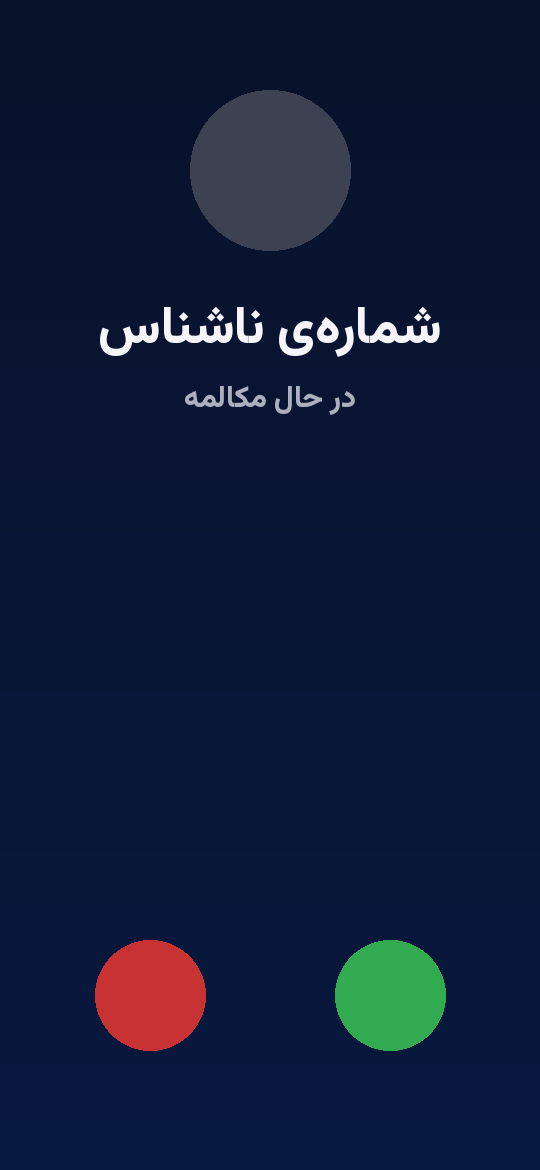
#> input picture blender/zombie_center/episodes/ep01/tex/sc005_call.png, 540 x 1170 px
$ python -i post.py   (imports and definitions only)
#> lines starting #> are read from the running program, lines starting #| are printed output that depends on the picture
"""EP01 post: cold-open hook + SC001–SC005, Persian captions, branding, full ElevenLabs sound mix.

    python3 blender/zombie_center/episodes/ep01/post.py [preview]

Reads the rendered frames (out/sc00N/f_####.png, 1280x720; `preview` uses prev_####.png held for 2 frames),
the real event frames of SC003/SC004 (out/sc00N/events.json), the voices (audio/voice) and effects (audio/sfx).
Writes out/EP01/:
  EP01_final.mp4      captions + sound (the episode to publish)
  EP01_nocaptions.mp4 sound, no captions
  EP01_silent.mp4     captions, no sound (rule: always keep a version without sound)
  EP01_mix.wav, EP01_captions.srt
Branding on every frame: logo top-left, «مرکز زامبی‌ها · قسمت ۱» top-right (blender/brand/brand.py, no Blender credit).
Mix rules (CLAUDE.md): every line loudnorm -16, effects ducked ~13 dB under speech, phone colour light.
"""
import os, sys, json, glob, subprocess
import numpy as np
from PIL import Image, ImageDraw, ImageFont

HERE = os.path.dirname(os.path.abspath(__file__))
sys.path.insert(0, os.path.join(HERE, "..", "..", "..", "brand"))
from brand import overlay                                                         # noqa: E402

PREVIEW = len(sys.argv) > 1 and sys.argv[1] == "preview"
FPS, W, H, SR = 24, 1280, 720, 48000
TITLE = "مرکز زامبی‌ها · قسمت ۱"
FONT = os.path.join(HERE, "..", "..", "..", "fonts", "Vazirmatn-FD-ExtraBold.ttf")
# [1 line not run here, left out]
VO = os.path.join(HERE, "audio", "voice"); FX = os.path.join(HERE, "audio", "sfx")
# [2 lines not run here, left out]

# ---------------------------------------------------------------- the cut: (scene dir, first frame, last frame)
# [2 lines that did not run here, left out]
HOOK = [("black", 0, int(0.8 * FPS)), ("sc001", 889, 922), ("video", 650, 702), ("sc001", 712, 745),
        ("sc001", 1030, 1053), ("title", 0, int(1.2 * FPS))]


# [12 lines left out: functions frame_path, video_frame, not called in this run]


def font(s):
    return ImageFont.truetype(FONT, s, layout_engine=ImageFont.Layout.RAQM)


timeline = []                                                                    # (kind, scene, frame) per output frame
starts = {}
# [7 lines not run here, left out]
N = len(timeline)
# [1 line not run here, left out]
G = lambda sc, f: (starts[sc] + f) / FPS                                         # scene frame -> seconds in the episode
HOOK_T = {"phone": 0.8, "video": 0.8 + 34 / FPS, "sniff": 0.8 + 34 / FPS + 53 / FPS, "eyes": 0.8 + (34 + 53 + 34) / FPS}
TITLE_T = (sum(b - a + 1 for _, a, b in HOOK[:-1])) / FPS

# ---------------------------------------------------------------- dialogue (file, who, episode seconds, caption)
V2S = 1249 - 1                                                                   # SC002 frame of Nika video frame 1 (minus 1)
# [18 lines that did not run here, left out]
COLOUR = {"arin": (255, 255, 255), "nika_video": (190, 225, 255), "mark": (255, 205, 120), "phone": (200, 200, 200)}

# ---------------------------------------------------------------- effects (file, episode seconds, gain dB, loop seconds or 0)
# [1 line that did not run here, left out]
S1, S2, S3, S4, S5 = (lambda f: G("sc001", f)), (lambda f: G("sc002", f)), (lambda f: G("sc003", f)), (lambda f: G("sc004", f)), (lambda f: G("sc005", f))
END = N / FPS
# [31 lines that did not run here, left out]


# [39 lines left out: functions load, place, mix, not called in this run]


_dur = {}


# [69 lines left out: functions dur, caption_at, draw_caption, picture, encode, srt, not called in this run]


# [7 lines not run here, left out]

>>> import cv2
>>> picture = cv2.imread('tex/sc005_call.png', cv2.IMREAD_GRAYSCALE)
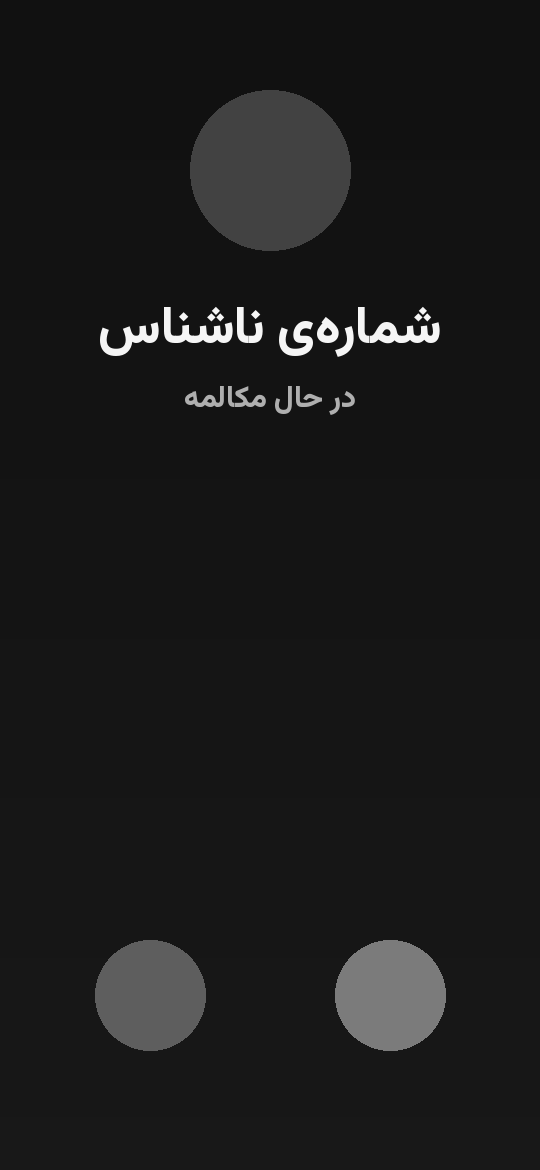
#> picture: shape (1170, 540); min 17, max 245, mean 26.4
#> (the run stopped early here; a loop or call above may not have finished)
